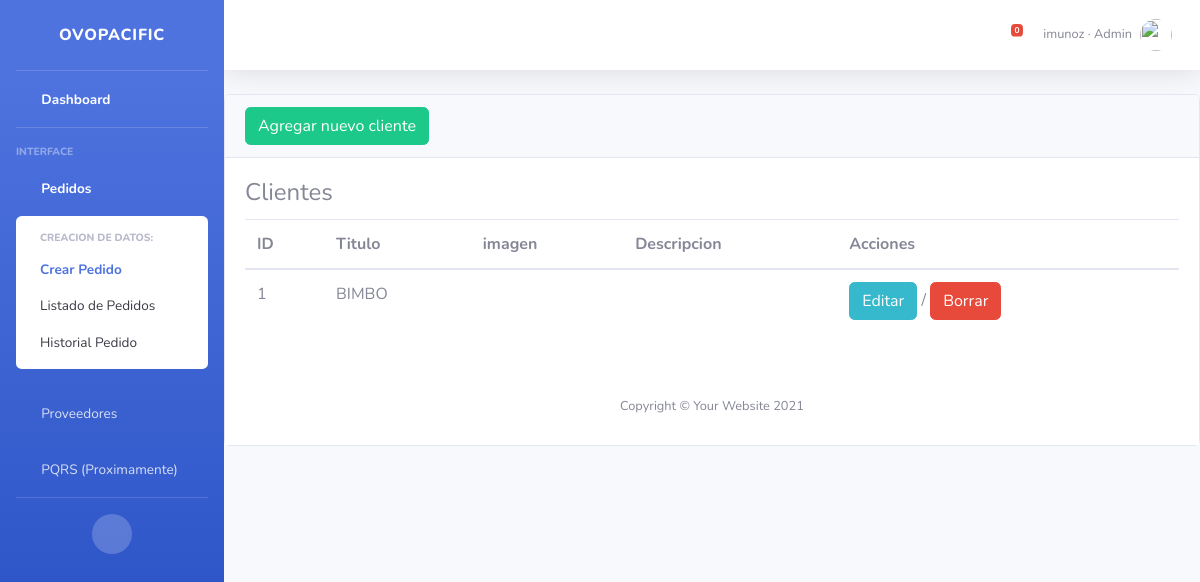
/clientesweb/ (signed in), run on the app's committed database.
### clientes/models.py (models this page shows, shortened)
class PerfilUsuario(models.Model):
    ROL_CHOICES = [
        ('admin', 'Administrador'),
        ('comercial', 'Comercial'),
        ('logistica', 'Logística'),
        ('programador', 'Programador'),
    ]
    usuario = models.OneToOneField(User, on_delete=models.CASCADE)
    rol = models.CharField(max_length=20, choices=ROL_CHOICES)

class Cliente(models.Model):
    id = models.AutoField(primary_key=True)
    titulo = models.CharField(max_length=100)
    imagen = models.ImageField(upload_to='imagenes/', verbose_name="Imagen", null=True)
    descripcion = models.TextField(max_length=500)  # CORREGIDO: descripcion (no desciption)
    def __str__(self):
        return f"{self.titulo} - {self.descripcion[:50]}..."

### clientes/views.py (the view)
# urls.py: path('clientesweb/', views.clientesweb, name='clientesweb'),
@login_required
def clientesweb(request):
    Clientes = Cliente.objects.all()
    print(Clientes)
    return render(request, 'clientesweb/index.html',{'Clientes': Clientes})

### clientes/context_processors.py (called while the page is built, shortened)
def notificaciones(request):
    user_role = None
    can_manage_proveedores = False
    if request.user.is_authenticated:
        perfil = PerfilUsuario.objects.filter(usuario=request.user).first()
        if perfil:
            user_role = perfil.rol
            can_manage_proveedores = perfil.rol in {'admin', 'comercial'}
    if request.user.is_authenticated:
        return {
            'notificaciones': Notificacion.objects.filter(
                usuario=request.user,
                leida=False
            ).order_by('-fecha_creacion')[:5],
            'total_notificaciones': Notificacion.objects.filter(
                usuario=request.user,
                leida=False
            ).count(),
            'user_role': user_role,
            'can_manage_proveedores': can_manage_proveedores,
        }

### clientes/templates/clientesweb/index.html (shortened to what this page needs)
{% extends 'base.html' %}
{% block contenido %}
<div class="card">
    <div class="card-header"><a name="" id="" class="btn btn-success" href="{% url 'crearcliente' %}"
            role="button">Agregar nuevo cliente</a>
    </div>
    <div class="card-body">
        <h4 class="card-title">Clientes</h4>
        <div class="table-responsive">
            <table class="table table">
                <thead>
                    <tr>
                        <th scope="col">ID</th>
                        <th scope="col">Titulo</th>
                        <th scope="col">imagen</th>
                        <th scope="col">Descripcion</th>
                        <th scope="col">Acciones</th>
                    </tr>
                </thead>
                <tbody>
                    {% for Cliente in Clientes %}
                    <tr class="">
                        <td>{{ Cliente.id }}</td>
                        <td>{{ Cliente.titulo }}</td>
                        <td>
                        </td>
                        <td>{{ Cliente.desciption }}</td>
                        <td><a name="" id="" class="btn btn-info" href="{% url 'editarcliente' Cliente.id %}"
                                role="button">Editar</a>
                            / <a name="" id="" class="btn btn-danger" href="{% url 'eliminarcliente' Cliente.id %}" role="button">Borrar</a></td>
                    </tr>
                    {% endfor %}
                </tbody>
            </table>
        </div>
    </div>
{% endblock %}

### clientes/templates/base.html (shortened to what this page needs)
{% load static %}
<!DOCTYPE html>
<html lang="en">
<head>
    <link href="{% static 'web/vendor/fontawesome-free/css/all.min.css' %}" rel="stylesheet">
    <link href="{% static 'web/css/sb-admin-2.min.css' %}" rel="stylesheet">
</head>
<body id="page-top">
    <div id="wrapper">
        <ul class="navbar-nav bg-gradient-primary sidebar sidebar-dark accordion" id="accordionSidebar">
            <a class="sidebar-brand d-flex align-items-center justify-content-center" href="{% url 'inicio' %}">
                <div class="sidebar-brand-text mx-3">OVOPACIFIC</div>
            </a>
            <hr class="sidebar-divider my-0">
            <li class="nav-item active">
                <a class="nav-link" href="{% url 'inicio' %}">
                    <i class="fas fa-fw fa-tachometer-alt"></i>
                    <span>Dashboard</span></a>
            </li>
            <hr class="sidebar-divider">
            <div class="sidebar-heading">
                Interface
            </div>
            <li class="nav-item active">
                <a class="nav-link" href="#" data-toggle="collapse" data-target="#collapseTwo" aria-expanded="true"
                    aria-controls="collapseTwo">
                    <i class="fas fa-fw fa-cog"></i>
                    <span>Pedidos</span>
                </a>
                <div id="collapseTwo" class="collapse show" aria-labelledby="headingTwo"
                    data-parent="#accordionSidebar">
                    <div class="bg-white py-2 collapse-inner rounded">
                        <h6 class="collapse-header">Creacion de datos:</h6>
                        <a class="collapse-item active" href="{% url 'crearpedido' %}">Crear Pedido</a>
                        <a class="collapse-item" href="{% url 'editartablas' %}">Listado de Pedidos</a>
                        <a class="collapse-item" href="{% url 'historial' %}">Historial Pedido</a>
                    </div>
                </div>
            </li>
            {% if can_manage_proveedores %}
            <li class="nav-item">
                <a class="nav-link collapsed" href="#" data-toggle="collapse" data-target="#collapseProveedores"
                    aria-expanded="true" aria-controls="collapseProveedores">
                    <i class="fas fa-fw fa-industry"></i>
                    <span>Proveedores</span>
                </a>
            </li>
            {% endif %}
            <li class="nav-item">
                <a class="nav-link collapsed" href="#" data-toggle="collapse" data-target="#collapseUtilities"
                    aria-expanded="true" aria-controls="collapseUtilities">
                    <i class="fas fa-fw fa-wrench"></i>
                    <span>PQRS (Proximamente)</span>
                </a>
            </li>
            <hr class="sidebar-divider">
            <div class="text-center d-none d-md-inline">
                <button class="rounded-circle border-0" id="sidebarToggle"></button>
            </div>
        </ul>
        <div id="content-wrapper" class="d-flex flex-column">
            <div id="content">
                <nav class="navbar navbar-expand navbar-light bg-white topbar mb-4 static-top shadow">
                    <ul class="navbar-nav ml-auto">
                        <li class="nav-item dropdown no-arrow mx-1">
                            <a class="nav-link dropdown-toggle" href="#" id="alertsDropdown" role="button"
                                data-toggle="dropdown" aria-haspopup="true" aria-expanded="false">
                                <i class="fas fa-bell fa-fw"></i>
                                <span class="badge badge-danger badge-counter">
                                    {{ total_notificaciones }}
                                </span>
                            </a>
                        </li>
                        {% if request.user.is_authenticated %}
                        <li class="nav-item dropdown no-arrow">
                            <a class="nav-link dropdown-toggle" href="#" id="userDropdown" role="button"
                                data-toggle="dropdown" aria-haspopup="true" aria-expanded="false">
                                <span class="mr-2 d-none d-lg-inline text-gray-600 small">
                                    {{ request.user.username }}{% if user_role %} · {{ user_role|title }}{% endif %}
                                </span>
                                <img class="img-profile rounded-circle" src="{% static 'web/img/diego.webp' %}">
                            </a>
                        </li>
                        {% else %}
                        <li class="nav-item">
                            <a class="btn btn-primary btn-sm" href="{% url 'login' %}">Iniciar sesión</a>
                        </li>
                        {% endif %}
                    </ul>
                </nav>
                {% block contenido %}
                {% endblock %}
                <footer class="sticky-footer bg-white">
                    <div class="container my-auto">
                        <div class="copyright text-center my-auto">
                            <span>Copyright &copy; Your Website 2021</span>
                        </div>
                    </div>
                </footer>
            </div>
        </div>
</body>
</html>

### data on the page
PerfilUsuario: rol "Admin"
Cliente: id "1", titulo "BIMBO"

### other printed values
{{ total_notificaciones }} "0"
{{ request.user.username }} "imunoz"
